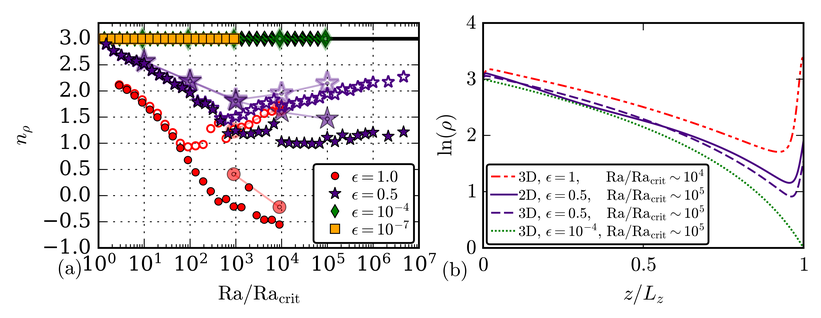
#> input picture figs/density_v_ra.png, 821 x 318 px, shrunk from 7446 x 2884 before the run; its folder holds 4 pictures in this run
$ python pdfify_images.py
#> lines starting #> are read from the running program, lines starting #| are printed output that depends on the picture
import matplotlib.pyplot as plt
import matplotlib.image as mpimg
import glob

images = glob.glob('*.png')

for fname in images:
    stem = fname.split('.png')[0]

    img = mpimg.imread(fname)
#> img is the input picture: shape (318, 821, 4) float32; mean R, G, B, A 0.923, 0.911, 0.915, 1
    size = img.shape[:2]
#> size = (318, 821)
    print(stem, size)
#| density_v_ra (318, 821)

    fig = plt.figure(frameon=False)
    fig.set_size_inches(size[1]/300, size[0]/300)
    ax = plt.Axes(fig, [0., 0., 1., 1.])
    ax.set_axis_off()
    fig.add_axes(ax)

    ax.imshow(img, aspect='auto')


    fig.savefig('./{:s}.pdf'.format(stem), dpi=300, pad_inches=0)
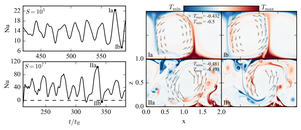
#> shown: shape (130, 301, 4) float32; mean R, G, B, A 0.904, 0.899, 0.902, 1
